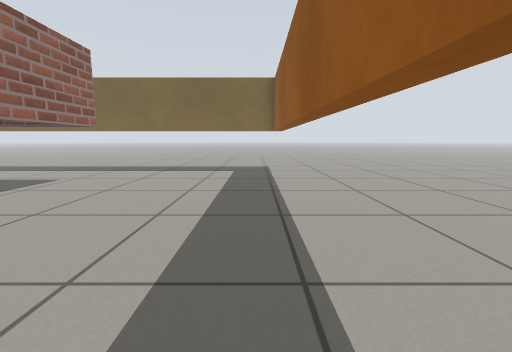
[1] (above)

15 first-person views from a walk through a world built for the Gazebo simulator. The camera is 0.15 m above the floor, tilts 8° down and sees 90° across. The floor is counted in squares, 0.1 m on a side. Each view is taken from the middle of a square. On the plan, view 1 faces up. The plan holds only what a view shows up to about 13 squares ahead; the rest is blank.

[2]
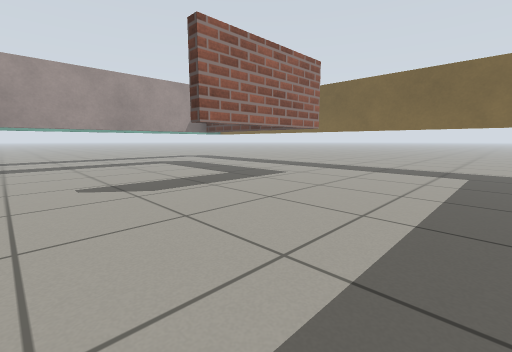

[3]
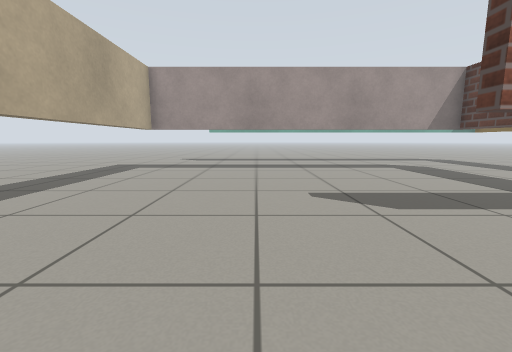

[4]
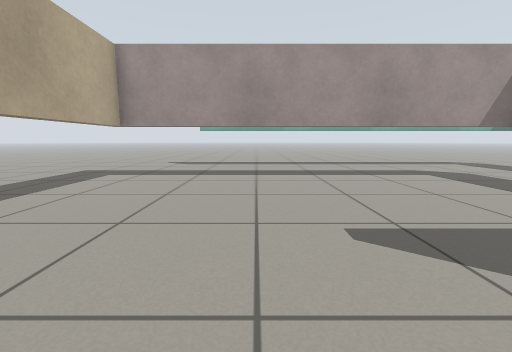

[5]
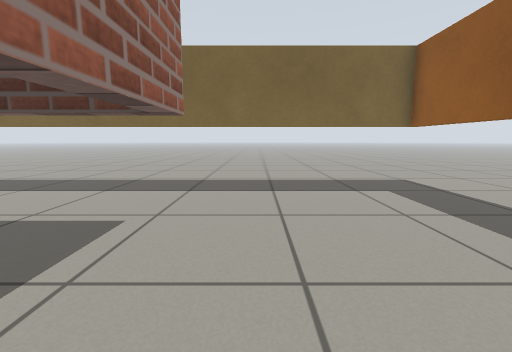

[6]
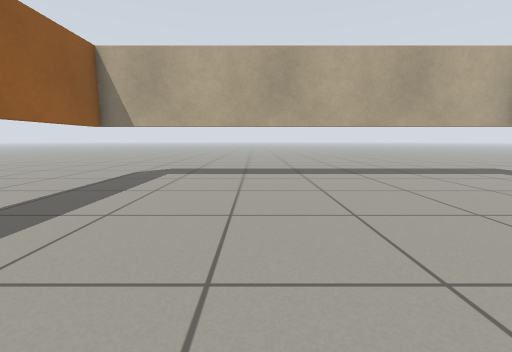

[7]
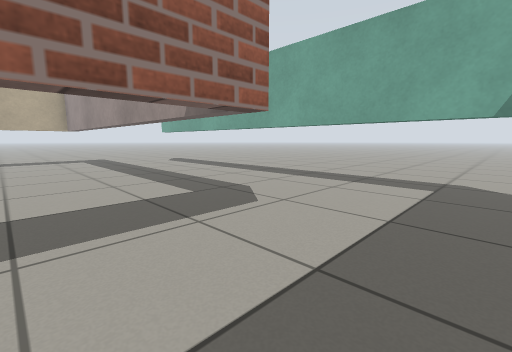

[8]
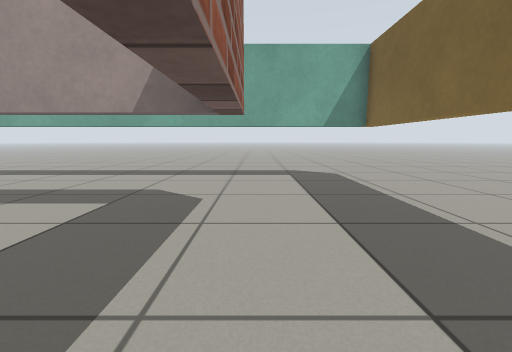

[9]
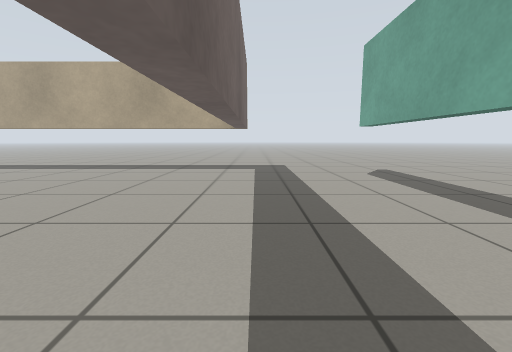

[10]
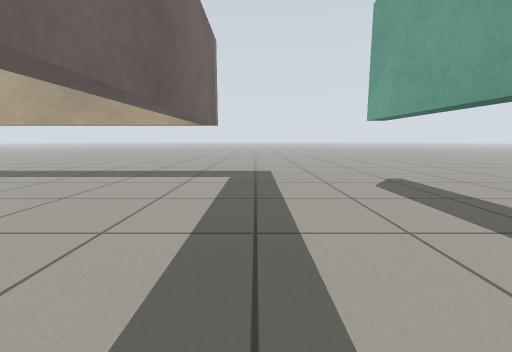

[11]
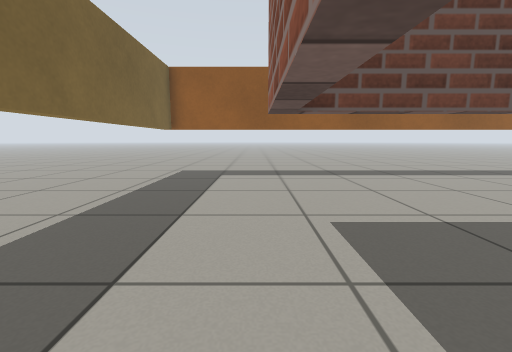

[12]
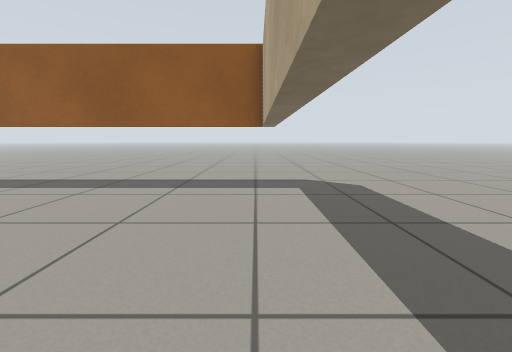

[13]
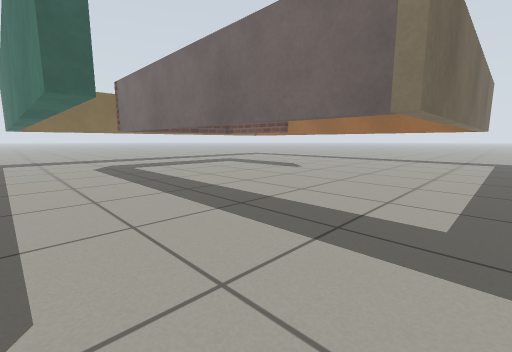

[14]
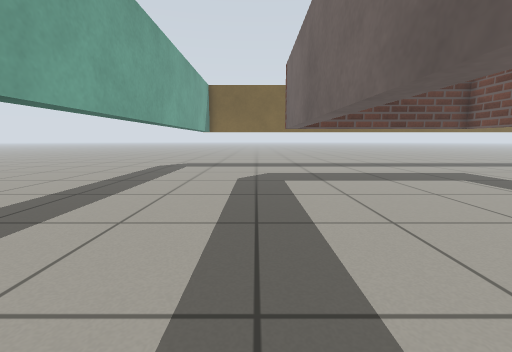

[15]
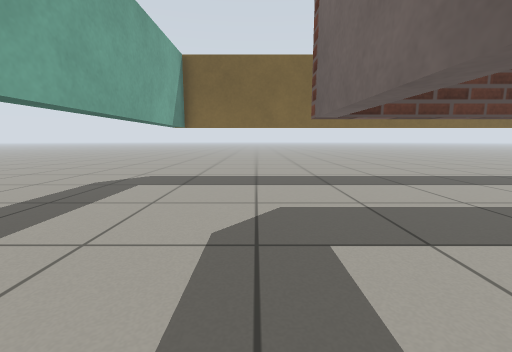

### Floor plan
Key: @ floor where view 1 was taken; . floor; T thing the floor can be seen under or through.
Columns run from 22 left of view 1 to 3 right of it. Each row starts with its distance up from view 1.
 17 ..........................
 16 ..........................
 15 ..TTTTTTTTTTTTTTTTTTTTTT..
 14 ..T....................T..
 13 ..T....................T..
 12 ..T....................T..
 11 ..T....................T..
 10 ..T....TTTTTTTTT.......T..
  9 ..T....T.......T.......T..
  8 ..T....T.......T.......T..
  7 ..T....T.......T.......T..
  6 ..T....T.......T.......T..
  5 ..T....T.......T.......T..
  4 ..T....T...............T..
  3 ..T....T...............T..
  2 ..T....T...............T..
  1 ..T....T...............T..
  0 ..T....T..............@T..
 -1 ..T....T...............T..
 -2 ..T....T...............T..
 -3 ..T....T...............T..
 -4 .......T...............T..
 -5 .......T...............T..
 -6 .......TTTTTTTTTTTTTTTT ..
 -7 ..........................

Where each view was taken, in squares from view 1:
view 1: 0 up, 0 right, facing up
view 2: 0 up, 0 right, facing up-left
view 3: 0 up, 2 left, facing left
view 4: 0 up, 5 left, facing left
view 5: 5 up, 5 left, facing up
view 6: 5 up, 5 left, facing down
view 7: 14 up, 12 left, facing down-left
view 8: 11 up, 10 left, facing left
view 9: 7 up, 16 left, facing down
view 10: 4 up, 17 left, facing down
view 11: 11 up, 12 left, facing right
view 12: 5 down, 9 left, facing right
view 13: 7 down, 21 left, facing up-right
view 14: 2 down, 17 left, facing up
view 15: 4 up, 17 left, facing up
